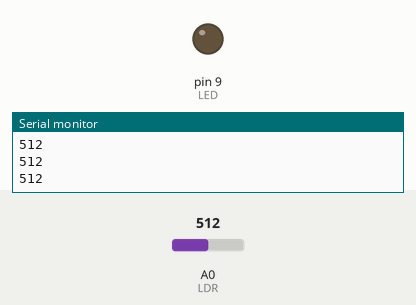
This sketch was run on a simulated Arduino Uno, built with avr-gcc and run on an emulated ATmega328P. On the bench: output pins drawn as LEDs (lit = HIGH), the last lines printed to the serial monitor. Inputs (shaded band) come from the test bench; at power-on: A0 (LDR) = 512.

Above: at 1.2 s.
1.3 s: A0 (LDR) set to 212
2.8 s: A0 (LDR) set to 182
At 3.2 s:
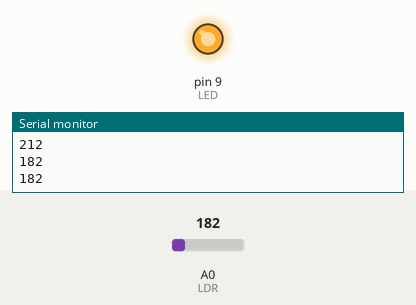
4.3 s: A0 (LDR) set to 210
At 5.6 s:
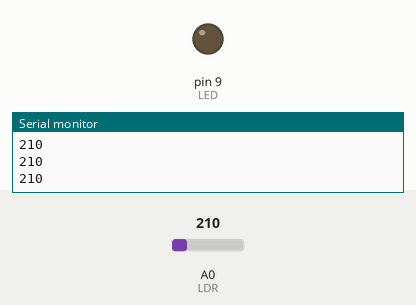
5.9 s: A0 (LDR) set to 190
At 7.0 s:
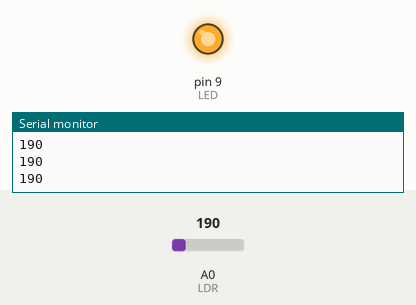
Timing chart, 0 to 8.5 s (numbered marks = the images above; inputs shaded):
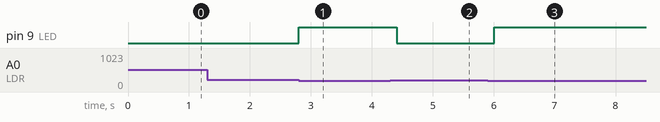

The sketch:

Street_light_LDR_LED.ino
```cpp
int LDR = A0;       // LDR connected to analog pin A0
int LED = 9;        // LED on digital pin 9
int threshold = 200; // Adjust this value based on your room lighting

void setup() {
  pinMode(LED, OUTPUT);
  Serial.begin(9600); // To see LDR values in Serial Monitor
}

void loop() {
  int lightValue = analogRead(LDR); // Read LDR value (0-1023)
  Serial.println(lightValue);       // Print for debugging

  if (lightValue < threshold) {     // If dark
    digitalWrite(LED, HIGH);        // LED ON
  } else {
    digitalWrite(LED, LOW);         // LED OFF
  }

  delay(200); // Small delay
}
```

Measured:
- the behaviour switches between 200 and 199 on A0 (LDR) (found by bisection; images 0 and 1)
- after the input at 2.8 s, pin 9 (LED): LOW → HIGH at once
- after the input at 4.3 s, pin 9 (LED): HIGH → LOW after 0.11 s
- after the input at 5.9 s, pin 9 (LED): LOW → HIGH after 0.11 s
